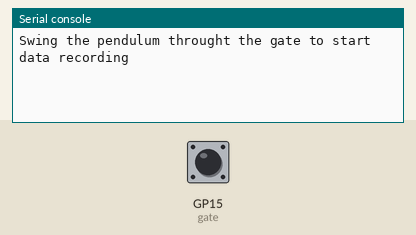
This program was run on a simulated Raspberry Pi Pico running MicroPython. On the bench: the last lines printed to the serial console. Inputs (shaded band) come from the test bench; at power-on: GP15 (gate) HIGH.

Above: at 1.2 s.
1.3 s: GP15 (gate) pulled LOW for 0.15 s
At 2.4 s:
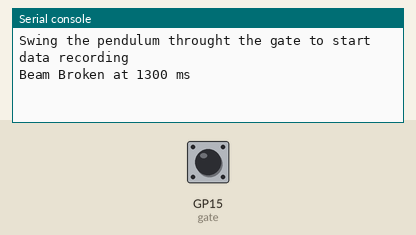
2.9 s: GP15 (gate) pulled LOW for 1 s
At 3.7 s:
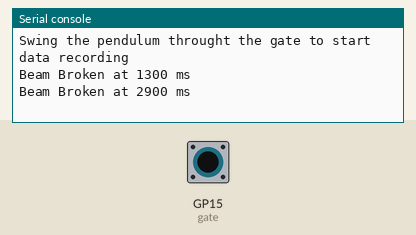
5.4 s: GP15 (gate) pulled LOW for 0.15 s
At 6.8 s:
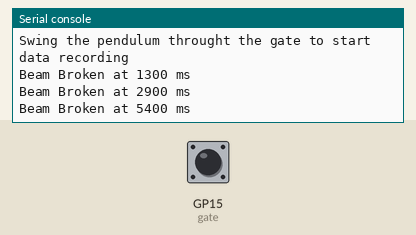

Measured:
- after the input at 1.3 s, the serial console: prints a new line at once (image 1)
- after the input at 2.9 s, the serial console: prints a new line at once (image 2)
- after the input at 5.4 s, the serial console: prints a new line at once (image 3)

The program:

pendulum-timing-analysis.py
```python
from machine import Pin
import time
import math

gate = Pin(15, Pin.IN, Pin.PULL_UP)

break_ts = []

#Creating array t to hold times
def gate_handler(pin):
    t = time.ticks_ms()
    break_ts.append(t)
    print(f"Beam Broken at {t} ms")
#records time for every beam break
gate.irq(trigger = Pin.IRQ_FALLING, handler = gate_handler)


print("Swing the pendulum throught the gate to start data recording")

try:
    while True:
        time.sleep_ms(50)
except KeyboardInterrupt:
    print("Stopped.")

#analysing results (done in same code file as collection for pico efficiency)

print(f"\nTotal beam breaks: {len(break_ts)}")

if len(break_ts) >= 3:
    periods = []
    for i in range(2, len(break_ts)):
        period = time.ticks_diff(break_ts[i], break_ts[i-2]) / 1000
        periods.append(period)

    avg_T = sum(periods) / len(periods)
    print(f"Individual Periods (s): {[round(p,3) for p in periods]}")
    print(f"Average Period (s): {round(avg_T, 3)}")
    print(f"Average Periods (T) = {avg_T:.4g} s")

else:
    print("Not eenough beam breaks to find a period, try swinging the pendulum again for more oscillations")

L = 0.78486 #Length of pendulum in meters
g = 4*math.pi**2*(L/(avg_T**2)) #Calculating g using the formula g = 4π²L/T²
g_diff = g - 9.81582 #measured value compared to accuraely knowl local value of g (obtained from the national geographic survey
print(f"The value of g found by this pendulum setup was {g:.4f}, which is accurate to ±{abs(g_diff):.4f}")
```
